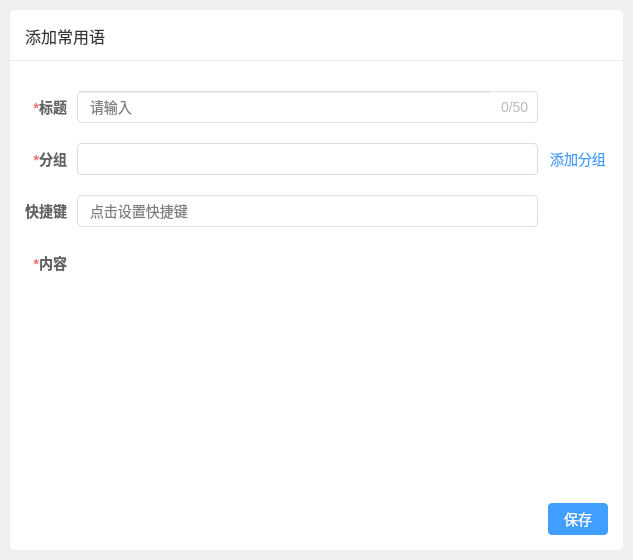
<?xml version="1.0" encoding="UTF-8"?>
<ui version="4.0">
 <class>EL_CommonWord_Popup_UI</class>
 <widget class="QWidget" name="EL_CommonWord_Popup_UI">
  <property name="geometry">
   <rect>
    <x>0</x>
    <y>0</y>
    <width>633</width>
    <height>560</height>
   </rect>
  </property>
  <property name="windowTitle">
   <string>常用语</string>
  </property>
  <layout class="QGridLayout" name="gridLayout">
   <property name="leftMargin">
    <number>10</number>
   </property>
   <property name="topMargin">
    <number>10</number>
   </property>
   <property name="rightMargin">
    <number>10</number>
   </property>
   <property name="bottomMargin">
    <number>10</number>
   </property>
   <property name="spacing">
    <number>0</number>
   </property>
   <item row="1" column="0">
    <widget class="QWidget" name="widget_bg" native="true">
     <property name="styleSheet">
      <string notr="true">QWidget#widget_bg
{
width: 558px;
height: 533px;
background: #FFFFFF; 
border-radius: 4px;
}</string>
     </property>
     <layout class="QGridLayout" name="gridLayout_2">
      <property name="leftMargin">
       <number>0</number>
      </property>
      <property name="topMargin">
       <number>0</number>
      </property>
      <property name="rightMargin">
       <number>0</number>
      </property>
      <property name="bottomMargin">
       <number>0</number>
      </property>
      <property name="spacing">
       <number>0</number>
      </property>
      <item row="0" column="0" colspan="2">
       <layout class="QVBoxLayout" name="verticalLayout_2">
        <property name="spacing">
         <number>0</number>
        </property>
        <property name="bottomMargin">
         <number>0</number>
        </property>
        <item>
         <layout class="QHBoxLayout" name="horizontalLayout">
          <property name="spacing">
           <number>0</number>
          </property>
          <property name="leftMargin">
           <number>15</number>
          </property>
          <property name="topMargin">
           <number>11</number>
          </property>
          <property name="rightMargin">
           <number>0</number>
          </property>
          <property name="bottomMargin">
           <number>9</number>
          </property>
          <item>
           <widget class="QLabel" name="label_title">
            <property name="styleSheet">
             <string notr="true">font-size: 16px; 
color: #333333;
font: 700;</string>
            </property>
            <property name="text">
             <string>添加常用语</string>
            </property>
           </widget>
          </item>
          <item>
           <spacer name="horizontalSpacer">
            <property name="orientation">
             <enum>Qt::Horizontal</enum>
            </property>
            <property name="sizeHint" stdset="0">
             <size>
              <width>40</width>
              <height>20</height>
             </size>
            </property>
           </spacer>
          </item>
          <item>
           <widget class="QToolButton" name="m_closeBtn">
            <property name="minimumSize">
             <size>
              <width>40</width>
              <height>30</height>
             </size>
            </property>
            <property name="maximumSize">
             <size>
              <width>40</width>
              <height>30</height>
             </size>
            </property>
            <property name="styleSheet">
             <string notr="true">QToolButton{
    background: transparent;
    border-radius: 0px;
}
QToolButton:hover{  /*鼠标放上后*/
        background-color: rgb(253, 28, 44);
    border-radius: 0px;
}
QToolButton:pressed{ /*按下按钮后*/
        background-color: rgb(253, 28, 44);
    border-radius: 0px;
}
QToolButton:checked{    /*选中后*/
    background: transparent;
    border-radius: 0px;
} </string>
            </property>
            <property name="icon">
             <iconset resource="../../../../../../client-webcall-main/src/main/client_resouce/easyliaoclient.qrc">
              <normaloff>:/Resources/SVG/close_black.svg</normaloff>:/Resources/SVG/close_black.svg</iconset>
            </property>
            <property name="iconSize">
             <size>
              <width>30</width>
              <height>30</height>
             </size>
            </property>
            <property name="autoRaise">
             <bool>true</bool>
            </property>
           </widget>
          </item>
         </layout>
        </item>
        <item>
         <widget class="Line" name="line">
          <property name="minimumSize">
           <size>
            <width>0</width>
            <height>1</height>
           </size>
          </property>
          <property name="maximumSize">
           <size>
            <width>16777215</width>
            <height>1</height>
           </size>
          </property>
          <property name="styleSheet">
           <string notr="true">border: 1px solid #EEEEEE;</string>
          </property>
          <property name="lineWidth">
           <number>1</number>
          </property>
          <property name="orientation">
           <enum>Qt::Horizontal</enum>
          </property>
         </widget>
        </item>
       </layout>
      </item>
      <item row="1" column="0" colspan="2">
       <widget class="QStackedWidget" name="stackedWidget">
        <property name="currentIndex">
         <number>0</number>
        </property>
        <widget class="QWidget" name="page_word">
         <layout class="QGridLayout" name="gridLayout_4">
          <property name="leftMargin">
           <number>15</number>
          </property>
          <property name="topMargin">
           <number>30</number>
          </property>
          <property name="rightMargin">
           <number>15</number>
          </property>
          <property name="bottomMargin">
           <number>15</number>
          </property>
          <property name="horizontalSpacing">
           <number>10</number>
          </property>
          <property name="verticalSpacing">
           <number>20</number>
          </property>
          <item row="1" column="1">
           <widget class="UI_SummaryTag_ComboBox" name="group">
            <property name="minimumSize">
             <size>
              <width>0</width>
              <height>32</height>
             </size>
            </property>
            <property name="maximumSize">
             <size>
              <width>16777215</width>
              <height>32</height>
             </size>
            </property>
            <property name="styleSheet">
             <string notr="true">QComboBox
{
border:1px solid rgb(221, 221, 221);
font: 14px &quot;微软雅黑&quot;;
color: #333333;
padding-left:10px;
border-radius: 4px;
}

QComboBox::drop-down
{
width: 20px;
border: 0px;
}

QComboBox::down-arrow
{
width:20px;
height:30px;
padding-right:0px;
image: url(:/Resources/SVG/commonWord/commonWord_arrow_open.svg); 
}

QComboBox QAbstractItemView
{
border:0px;
outline: 0;
font: 14px &quot;微软雅黑&quot;;
color: #666666;
margin-top:1px;
background-color: rgb(255, 255, 255);
}

QComboBox QAbstractItemView::item
{
height:32px;
}

QComboBox QAbstractItemView::item:hover
{
color: rgb(116, 116, 116);
background-color: rgb(230, 242, 255);
}
 
QComboBox QAbstractItemView::item:selected
{
color: rgb(116, 116, 116);
background-color: rgb(230, 242, 255);
}


QComboBox QAbstractScrollArea QScrollBar:vertical
{
	background-color: #d0d2d4;
}
 
QComboBox QAbstractScrollArea QScrollBar::handle:vertical
{
	background: rgb(160,160,160);
}
 
QComboBox QAbstractScrollArea QScrollBar::handle:vertical:hover
{
	background: rgb(90, 91, 93);
}</string>
            </property>
           </widget>
          </item>
          <item row="2" column="1">
           <widget class="QLineEdit" name="Shortcutkey">
            <property name="minimumSize">
             <size>
              <width>0</width>
              <height>32</height>
             </size>
            </property>
            <property name="maximumSize">
             <size>
              <width>16777215</width>
              <height>32</height>
             </size>
            </property>
            <property name="styleSheet">
             <string notr="true">background: #FFFFFF;
border-radius: 4px;
border: 1px solid #DCDFE6;
font-size: 14px;
padding-left:10px;</string>
            </property>
            <property name="text">
             <string/>
            </property>
            <property name="placeholderText">
             <string>点击设置快捷键</string>
            </property>
            <property name="clearButtonEnabled">
             <bool>true</bool>
            </property>
           </widget>
          </item>
          <item row="2" column="0">
           <widget class="QLabel" name="label_Shortcutkey">
            <property name="sizePolicy">
             <sizepolicy hsizetype="Maximum" vsizetype="Preferred">
              <horstretch>0</horstretch>
              <verstretch>0</verstretch>
             </sizepolicy>
            </property>
            <property name="styleSheet">
             <string notr="true">font-size: 14px; 
color: #606266;</string>
            </property>
            <property name="text">
             <string>&lt;html&gt;&lt;head/&gt;&lt;body&gt;&lt;p&gt;&lt;span style=&quot; font-size:14px; font-weight:700;&quot;&gt;快捷键&lt;/span&gt;&lt;/p&gt;&lt;/body&gt;&lt;/html&gt;</string>
            </property>
            <property name="alignment">
             <set>Qt::AlignRight|Qt::AlignTrailing|Qt::AlignVCenter</set>
            </property>
           </widget>
          </item>
          <item row="3" column="0">
           <layout class="QVBoxLayout" name="verticalLayout">
            <item>
             <widget class="QLabel" name="label_content">
              <property name="minimumSize">
               <size>
                <width>0</width>
                <height>32</height>
               </size>
              </property>
              <property name="text">
               <string>&lt;html&gt;&lt;head/&gt;&lt;body&gt;&lt;p&gt;&lt;span style=&quot; font-size:14px; font-weight:700; color:#f56c6c;&quot;&gt;*&lt;/span&gt;&lt;span style=&quot; font-size:14px; font-weight:700; color:#606266;&quot;&gt;内容&lt;/span&gt;&lt;/p&gt;&lt;/body&gt;&lt;/html&gt;</string>
              </property>
              <property name="alignment">
               <set>Qt::AlignRight|Qt::AlignTrailing|Qt::AlignVCenter</set>
              </property>
             </widget>
            </item>
            <item>
             <spacer name="verticalSpacer">
              <property name="orientation">
               <enum>Qt::Vertical</enum>
              </property>
              <property name="sizeHint" stdset="0">
               <size>
                <width>20</width>
                <height>40</height>
               </size>
              </property>
             </spacer>
            </item>
           </layout>
          </item>
          <item row="0" column="0">
           <widget class="QLabel" name="label_smalltitle">
            <property name="text">
             <string>&lt;html&gt;&lt;head/&gt;&lt;body&gt;&lt;p&gt;&lt;span style=&quot; font-size:14px; font-weight:700; color:#f56c6c;&quot;&gt;*&lt;/span&gt;&lt;span style=&quot; font-size:14px; font-weight:700; color:#606266;&quot;&gt;标题&lt;/span&gt;&lt;/p&gt;&lt;/body&gt;&lt;/html&gt;</string>
            </property>
            <property name="alignment">
             <set>Qt::AlignRight|Qt::AlignTrailing|Qt::AlignVCenter</set>
            </property>
           </widget>
          </item>
          <item row="1" column="0">
           <widget class="QLabel" name="label_group">
            <property name="text">
             <string>&lt;html&gt;&lt;head/&gt;&lt;body&gt;&lt;p&gt;&lt;span style=&quot; font-size:14px; font-weight:700; color:#f56c6c;&quot;&gt;*&lt;/span&gt;&lt;span style=&quot; font-size:14px; font-weight:700; color:#606266;&quot;&gt;分组&lt;/span&gt;&lt;/p&gt;&lt;/body&gt;&lt;/html&gt;</string>
            </property>
            <property name="alignment">
             <set>Qt::AlignRight|Qt::AlignTrailing|Qt::AlignVCenter</set>
            </property>
           </widget>
          </item>
          <item row="1" column="2">
           <widget class="QPushButton" name="addGroup">
            <property name="styleSheet">
             <string notr="true">font-size: 14px; 
color: #409EFF;  
padding-right:0px;
padding-left:0px; 
border-radius: 1px;</string>
            </property>
            <property name="text">
             <string>添加分组</string>
            </property>
           </widget>
          </item>
          <item row="3" column="1" colspan="2">
           <widget class="el_TextEdit" name="content" native="true">
            <property name="focusPolicy">
             <enum>Qt::StrongFocus</enum>
            </property>
           </widget>
          </item>
          <item row="4" column="2">
           <widget class="QPushButton" name="saveCommonWord">
            <property name="minimumSize">
             <size>
              <width>60</width>
              <height>32</height>
             </size>
            </property>
            <property name="maximumSize">
             <size>
              <width>60</width>
              <height>32</height>
             </size>
            </property>
            <property name="styleSheet">
             <string notr="true">background: #409EFF;
border-radius: 4px; 
font-size: 14px;  
color: #FFFFFF; </string>
            </property>
            <property name="text">
             <string>保存</string>
            </property>
           </widget>
          </item>
          <item row="0" column="1">
           <widget class="QWidget" name="title_bg" native="true">
            <property name="maximumSize">
             <size>
              <width>16777215</width>
              <height>32</height>
             </size>
            </property>
            <property name="styleSheet">
             <string notr="true">QWidget#title_bg
{
background: #FFFFFF;
border-radius: 4px;
border: 1px solid #DCDFE6;
}</string>
            </property>
            <layout class="QHBoxLayout" name="horizontalLayout_3">
             <property name="spacing">
              <number>5</number>
             </property>
             <property name="leftMargin">
              <number>0</number>
             </property>
             <property name="topMargin">
              <number>0</number>
             </property>
             <property name="rightMargin">
              <number>0</number>
             </property>
             <property name="bottomMargin">
              <number>0</number>
             </property>
             <item>
              <widget class="QLineEdit" name="title">
               <property name="minimumSize">
                <size>
                 <width>0</width>
                 <height>32</height>
                </size>
               </property>
               <property name="maximumSize">
                <size>
                 <width>16777215</width>
                 <height>32</height>
                </size>
               </property>
               <property name="styleSheet">
                <string notr="true">background-color: rgba(255, 255, 255, 0);
font-size: 14px;
padding-left:10px;</string>
               </property>
               <property name="maxLength">
                <number>50</number>
               </property>
               <property name="placeholderText">
                <string>请输入</string>
               </property>
              </widget>
             </item>
             <item>
              <widget class="QLabel" name="titlenum">
               <property name="styleSheet">
                <string notr="true">font-size: 14px;  
color: #BBBBBB; 
padding-right:5px;</string>
               </property>
               <property name="text">
                <string>0/50</string>
               </property>
              </widget>
             </item>
            </layout>
           </widget>
          </item>
         </layout>
        </widget>
        <widget class="QWidget" name="page_group">
         <layout class="QGridLayout" name="gridLayout_3" rowstretch="0,0,0">
          <property name="leftMargin">
           <number>15</number>
          </property>
          <property name="topMargin">
           <number>15</number>
          </property>
          <property name="rightMargin">
           <number>15</number>
          </property>
          <property name="bottomMargin">
           <number>15</number>
          </property>
          <property name="horizontalSpacing">
           <number>10</number>
          </property>
          <property name="verticalSpacing">
           <number>0</number>
          </property>
          <item row="2" column="3">
           <widget class="QPushButton" name="saveCommonWord_Group">
            <property name="minimumSize">
             <size>
              <width>60</width>
              <height>32</height>
             </size>
            </property>
            <property name="maximumSize">
             <size>
              <width>60</width>
              <height>32</height>
             </size>
            </property>
            <property name="styleSheet">
             <string notr="true">background: #409EFF;
border-radius: 4px; 
font-size: 14px;  
color: #FFFFFF; </string>
            </property>
            <property name="text">
             <string>保存</string>
            </property>
           </widget>
          </item>
          <item row="2" column="2">
           <spacer name="horizontalSpacer_2">
            <property name="orientation">
             <enum>Qt::Horizontal</enum>
            </property>
            <property name="sizeHint" stdset="0">
             <size>
              <width>40</width>
              <height>20</height>
             </size>
            </property>
           </spacer>
          </item>
          <item row="0" column="0">
           <widget class="QLabel" name="label_title_6">
            <property name="text">
             <string>&lt;html&gt;&lt;head/&gt;&lt;body&gt;&lt;p&gt;&lt;span style=&quot; font-size:14px; font-weight:700; color:#606266;&quot;&gt;分组名称&lt;/span&gt;&lt;/p&gt;&lt;/body&gt;&lt;/html&gt;</string>
            </property>
            <property name="alignment">
             <set>Qt::AlignRight|Qt::AlignTrailing|Qt::AlignVCenter</set>
            </property>
           </widget>
          </item>
          <item row="0" column="2" colspan="2">
           <widget class="QWidget" name="groupContent_bg" native="true">
            <property name="maximumSize">
             <size>
              <width>16777215</width>
              <height>32</height>
             </size>
            </property>
            <property name="styleSheet">
             <string notr="true">QWidget#groupContent_bg
{
background: #FFFFFF;
border-radius: 4px;
border: 1px solid #DCDFE6;
}</string>
            </property>
            <layout class="QHBoxLayout" name="horizontalLayout_2">
             <property name="spacing">
              <number>5</number>
             </property>
             <property name="leftMargin">
              <number>0</number>
             </property>
             <property name="topMargin">
              <number>0</number>
             </property>
             <property name="rightMargin">
              <number>0</number>
             </property>
             <property name="bottomMargin">
              <number>0</number>
             </property>
             <item>
              <widget class="QLineEdit" name="groupContent">
               <property name="minimumSize">
                <size>
                 <width>0</width>
                 <height>32</height>
                </size>
               </property>
               <property name="maximumSize">
                <size>
                 <width>16777215</width>
                 <height>32</height>
                </size>
               </property>
               <property name="styleSheet">
                <string notr="true">background-color: rgba(255, 255, 255, 0);
font-size: 14px;
padding-left:10px;</string>
               </property>
               <property name="maxLength">
                <number>20</number>
               </property>
               <property name="placeholderText">
                <string>请输入</string>
               </property>
               <property name="clearButtonEnabled">
                <bool>false</bool>
               </property>
              </widget>
             </item>
             <item>
              <widget class="QLabel" name="groupContentnum">
               <property name="styleSheet">
                <string notr="true">font-size: 14px;  
color: #BBBBBB; 
padding-right:10px;</string>
               </property>
               <property name="text">
                <string>0/20</string>
               </property>
              </widget>
             </item>
            </layout>
           </widget>
          </item>
         </layout>
        </widget>
        <widget class="QWidget" name="page_Import_export">
         <layout class="QGridLayout" name="page_Import_export_layout">
          <property name="leftMargin">
           <number>0</number>
          </property>
          <property name="topMargin">
           <number>0</number>
          </property>
          <property name="rightMargin">
           <number>0</number>
          </property>
          <property name="bottomMargin">
           <number>0</number>
          </property>
          <property name="spacing">
           <number>0</number>
          </property>
         </layout>
        </widget>
       </widget>
      </item>
     </layout>
    </widget>
   </item>
  </layout>
 </widget>
 <customwidgets>
  <customwidget>
   <class>el_TextEdit</class>
   <extends>QWidget</extends>
   <header location="global">el_textedit.h</header>
   <container>1</container>
  </customwidget>
  <customwidget>
   <class>UI_SummaryTag_ComboBox</class>
   <extends>QComboBox</extends>
   <header location="global">ui_summarytag_combobox.h</header>
  </customwidget>
 </customwidgets>
 <tabstops>
  <tabstop>group</tabstop>
  <tabstop>Shortcutkey</tabstop>
  <tabstop>addGroup</tabstop>
  <tabstop>m_closeBtn</tabstop>
  <tabstop>saveCommonWord</tabstop>
  <tabstop>saveCommonWord_Group</tabstop>
 </tabstops>
 <resources>
  <include location="../../../../../../client-webcall-main/src/main/client_resouce/easyliaoclient.qrc"/>
 </resources>
 <connections>
  <connection>
   <sender>saveCommonWord_Group</sender>
   <signal>clicked()</signal>
   <receiver>saveCommonWord</receiver>
   <slot>click()</slot>
   <hints>
    <hint type="sourcelabel">
     <x>552</x>
     <y>403</y>
    </hint>
    <hint type="destinationlabel">
     <x>607</x>
     <y>534</y>
    </hint>
   </hints>
  </connection>
  <connection>
   <sender>groupContent</sender>
   <signal>returnPressed()</signal>
   <receiver>saveCommonWord_Group</receiver>
   <slot>click()</slot>
   <hints>
    <hint type="sourcelabel">
     <x>165</x>
     <y>226</y>
    </hint>
    <hint type="destinationlabel">
     <x>580</x>
     <y>389</y>
    </hint>
   </hints>
  </connection>
 </connections>
</ui>
